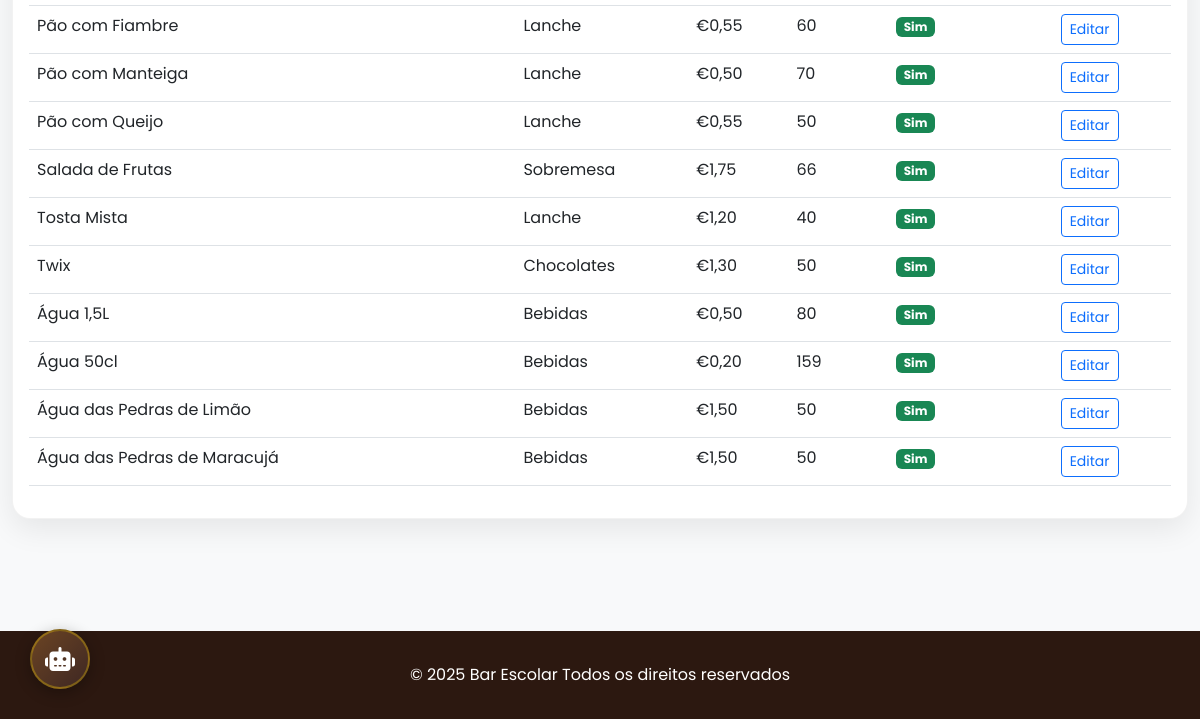
Before: /dashboard/products/ (signed in, lower part) with the older database file.
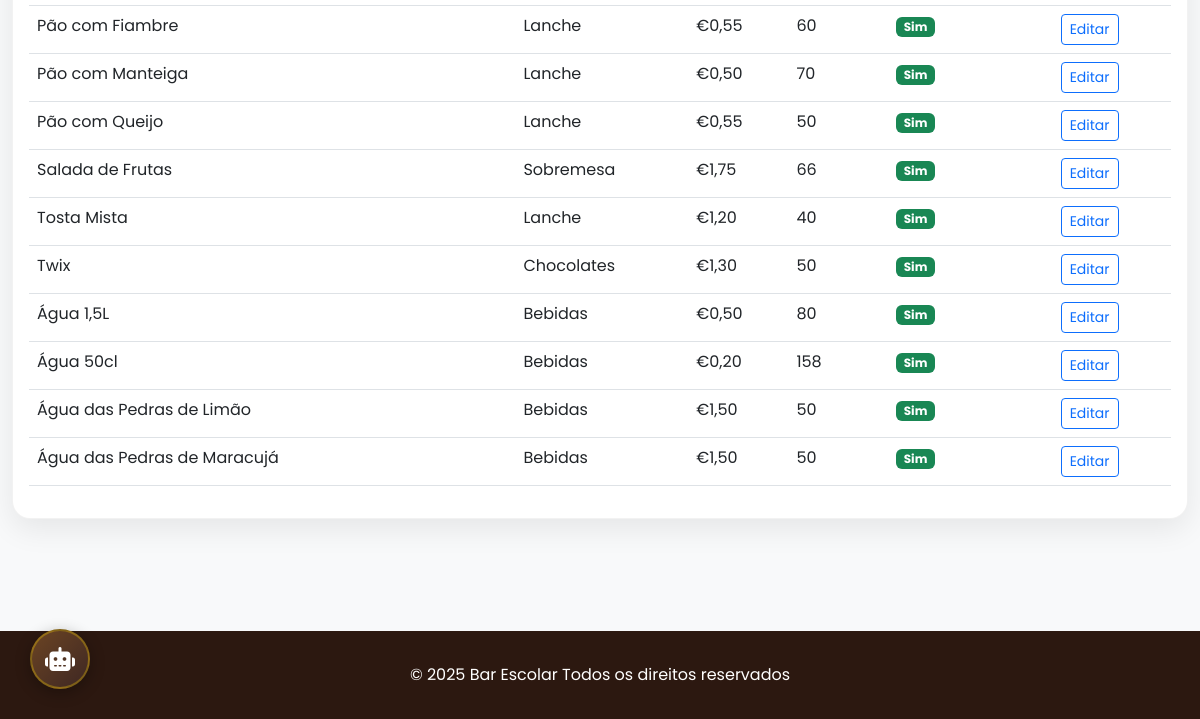
After: the same page with the newer database file.
### bar_app/models.py (models this page shows, shortened)
class Product(models.Model):
    name = models.CharField(max_length=200, verbose_name='Nome')
    description = models.TextField(blank=True, verbose_name='Descrição')
    allergens = models.CharField(max_length=200, blank=True, help_text="Ex: Glúten, Lactose, Frutos Secos", verbose_name='Alergéneos')
    category = models.ForeignKey(Category, on_delete=models.SET_NULL, null=True, related_name='products', verbose_name='Categoria')
    price = models.DecimalField(max_digits=8, decimal_places=2, validators=[MinValueValidator(Decimal('0.01'))], verbose_name='Preço de Venda')
    purchase_price = models.DecimalField(max_digits=8, decimal_places=2, null=True, blank=True, validators=[MinValueValidator(Decimal('0.00'))], verbose_name='Preço de Custo', help_text="Preço pago pelo bar ao fornecedor")
    image = models.ImageField(upload_to='products/', blank=True, null=True, verbose_name='Imagem')
    stock = models.IntegerField(default=0, validators=[MinValueValidator(0)], verbose_name='Stock Atual')
    min_stock = models.IntegerField(default=10, validators=[MinValueValidator(0)], verbose_name='Stock Mínimo')
    expiration_date = models.DateField(blank=True, null=True, help_text="Data de validade do lote atual", verbose_name='Data de Validade')
    is_available = models.BooleanField(default=True, verbose_name='Disponível')
    created_at = models.DateTimeField(default=timezone.now, verbose_name='Criado em')
    updated_at = models.DateTimeField(auto_now=True, verbose_name='Atualizado em')
    class Meta:
        verbose_name = 'Produto'
        verbose_name_plural = 'Produtos'
        ordering = ['category', 'name']

class Category(models.Model):
    name = models.CharField(max_length=100, unique=True, verbose_name='Nome')
    description = models.TextField(blank=True, verbose_name='Descrição')
    image = models.ImageField(upload_to='categories/', blank=True, null=True, verbose_name='Imagem')
    is_active = models.BooleanField(default=True, verbose_name='Ativo')
    class Meta:
        verbose_name = 'Categoria'
        verbose_name_plural = 'Categorias'
        ordering = ['name']

### bar_app/views/dashboard.py (the view)
# urls.py: path('dashboard/products/', views.manage_products, name='manage_products'),
@login_required
@user_passes_test(is_staff_user)
def manage_products(request):
    products = Product.objects.all().order_by('name')
    categories = Category.objects.filter(is_active=True)
    return render(request, 'bar_app/dashboard/products.html', {
        'products': products,
        'categories': categories
    })

### bar_app/views/auth.py (called while the page is built)
def is_staff_user(user):
    return user.is_staff or user.user_type in ['admin', 'staff']

### templates/bar_app/dashboard/products.html (shortened to what this page needs)
{% extends 'base.html' %}
{% block content %}
<div class="container-fluid py-5">
    <div class="card">
        <div class="card-body">
            <div class="table-responsive">
                <table class="table table-hover">
                    <tbody>
                        {% for product in products %}
                        <tr>
                            <td>{{ product.name }}</td>
                            <td>{{ product.category.name }}</td>
                            <td>€{{ product.price }}</td>
                            <td>
                                <span class="{% if product.stock <= product.min_stock %}text-danger fw-bold{% endif %}">
                                    {{ product.stock }}
                                </span>
                            </td>
                            <td>
                                {% if product.is_available %}
                                <span class="badge bg-success">Sim</span>
                                {% else %}
                                <span class="badge bg-danger">Não</span>
                                {% endif %}
                            </td>
                            <td>
                                <a href="/admin/bar_app/product/{{ product.id }}/change/" target="_blank" class="btn btn-sm btn-outline-primary">
                                    Editar
                                </a>
                            </td>
                        </tr>
                        {% empty %}
                        <tr>
                            <td colspan="6" class="text-center">Nenhum produto encontrado</td>
                        </tr>
                        {% endfor %}
                    </tbody>
                </table>
            </div>
        </div>
    </div>
</div>
{% endblock %}

Changed rows visible on the page:
changed Product "Água 50cl": stock "159" → "158"
